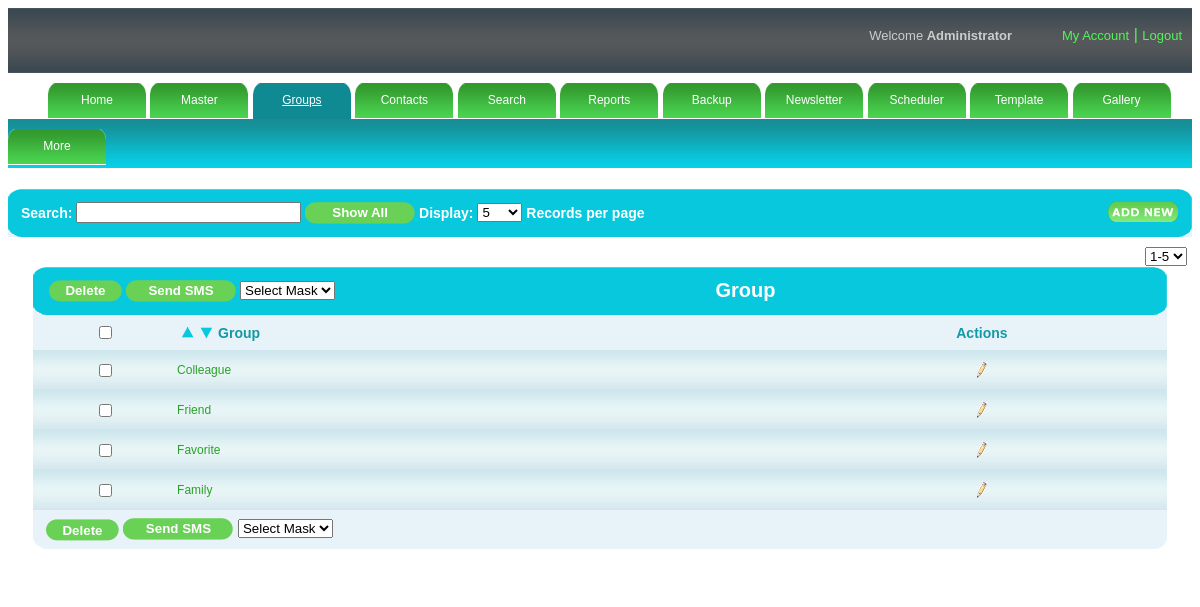
Screenshot of /admin/group.php (signed in) with the database file from the repository.
### tables this page shows
CREATE TABLE IF NOT EXISTS `setting` (
  `rpp` varchar(100) NOT NULL,
  `eid` varchar(100) NOT NULL,
  `mask` varchar(500) NOT NULL
);

CREATE TABLE IF NOT EXISTS `groups` (
  `group_id` int(11) NOT NULL AUTO_INCREMENT,
  `group_name` varchar(100) NOT NULL,
  PRIMARY KEY (`group_id`)
);

### admin/rights.php (called while the page is built, shortened)
<?php
$s="select * from sysadmin where username='".$_SESSION['user']."'";
$rs=mysql_query($s);
$p=mysql_fetch_array($rs);
$subrights=explode(",",$p['subrights']);
?>

### admin/group.php (the view, shortened to what this page needs)
<!DOCTYPE html PUBLIC "-//W3C//DTD XHTML 1.0 Transitional//EN" "http://www.w3.org/TR/xhtml1/DTD/xhtml1-transitional.dtd">
<html xmlns="http://www.w3.org/1999/xhtml">
<head>
<link href="style.css" rel="stylesheet" media="screen" /><script type="text/javascript" src="validation.js"></script>
<link rel="stylesheet" type="text/css" href="highslide.css"/>
<link rel="stylesheet" type="text/css" href="mouseovertabs.css" />
</head>
<body>
<?php include("header.php");?>
<?php include("menu.php");?>
<div id="submenu" >
</div>
<div id="maincontent">
    <div id="searchbar">
    <table border="0" cellpadding="0" cellspacing="0" width="100%">
        <tr>
        <td colspan="5">
            <table width="100%" cellpadding="0" cellspacing="0" border="0">
            <tr>
                <th><img src="images/tableheadleft.png" /></th>
                <th class="thbackground12" width="100%">Search:
                <input type="text" size="25" id="txtsearch" name="txtsearch" value="" onKeyUp="javascript:tsearch()"  />
                <input type="button"  value="Show All" class="regbtn1" size="40" onclick="javascript:showall();" class="regbtn1" />
                Display:
                    <select onchange="recperpage()" id="sel_limit">
                    <?php
						$sql="select * from setting";
						$res=mysql_query($sql);
						$row1=mysql_fetch_array($res);
						$a=$row1[0];
						$a=explode(",",$a);
						for($i=0;$i<count($a);$i++)
						{
						?>
                   <option value="<?php echo $a[$i];?>"><?php echo $a[$i];?></option>
        <?php } ?>
                    </select>
                    Records per page
                      <?php
		$flag=0;
		include("rights.php");
		for($i=0;$i<count($subrights);$i++)
		{
			if($subrights[$i]=="3.1")
			{
				$flag=1;
			}
		}
		if($flag==1)
		{
	?>
                <div class="floatright"><a onclick="javascript:addrecord();"><img src="images/addnew.png"  class="noborder"/></a></div>
   <?php } ?>
                </th>
                <th><img src="images/tableheadright.png" /></th>
            </tr>
            </table>
            </td>
        </tr>
       </table>
    </div>
    <div id="content">
	<?php include_once("paginggroup.php");?>
    </div>
<div id="blank"></div>
</body>
</html>

### admin/group_content.php (shortened to what this page needs)
<div id="table">
    	<table border="0" cellpadding="0" cellspacing="0" width="100%">
        <tr>
        <td colspan="5">
            <table width="100%" cellpadding="0" cellspacing="0" border="0">
            <tr>
                <th><img src="images/tableheadleft.png" /></th>
                <th class="thbackground"  align="left">
                <table>
                <tr><td>
                      <?php
				$flag=0;
				include("rights.php");
				for($i=0;$i<count($subrights);$i++)
				{
					if($subrights[$i]=="3.3")
					{
						$flag=1;
					}
				}
				if($flag==1)
				{?>
                  <input type="button" onClick="javascript:mdelete(<?php echo $page-1; ?>,<?php echo $page_no_start; ?>,0,<?php echo $lastpage; ?>,<?php echo $last_page_rec; ?>,<?php echo $rec_limit; ?>);" value="Delete" class="regbtn"><?php } ?></td>
                  <td>
                  <input type="button" onClick="return hs.htmlExpand(this, { headingText: 'Send SMS' })" value="Send SMS" class="regbtn1"class="regbtn"/>
        </td>
                         <td>
                         <select id="sel_mask">
        <option value="0">Select Mask</option>
    </select></td></tr></table></th>
           <th class="thbackground" width="100%"> Group
                </th>
                <th><img src="images/tableheadright.png" /></th>
            </tr>
            </table>
            </td>
        </tr>
        <tr>
        <td class="tabletitle"><input type="checkbox" name="check" id="check"  onclick="checkall_none();"/></td>
            <td class="tabletitle">
            <table>
             		<tr>
              			<td><a onclick="desc(<?php echo $page-1; ?>,<?php echo $page_no_start; ?>,0,<?php echo $lastpage; ?>,<?php echo $last_page_rec; ?>,<?php echo $rec_limit; ?>)"><img src="images/up.png" height="15" width="15" title="Descending" /></a></td>
                        <td><a onclick="asc(<?php echo $page-1; ?>,<?php echo $page_no_start; ?>,0,<?php echo $lastpage; ?>,<?php echo $last_page_rec; ?>,<?php echo $rec_limit; ?>)"><img src="images/down.png" height="15" width="15" title="Ascending"/></a></td>
              			<td>Group</td>
              	</tr>
             	</table>
            </td>
            <td class="tabletitle">Actions</td>
        </tr>
            <?php
			if(isset($_GET['search']))
			{
				$search=$_GET['search'];
			}
			else
			{
				$search="";
			}
			if(isset($_GET['order']))
			{
				$sql ="select a.group_id,a.group_name from (select group_id,group_name from groups where group_name like '%".$search."%' limit $offset,$rec_limit) a order by group_name ".$_GET['order'] ;
			}
			else
			{
				$sql ="select * from groups where group_name like '%".$search."%' limit $offset,$rec_limit" ;
			}
			$res = mysql_query($sql);
			while($row = mysql_fetch_object($res))
			{
			?>
			<tr>
        	<td class="tdbg"><input type="checkbox" name="C1_<?php echo $row->group_id;?>" id="C1_<?php echo $row->group_id;?>"/></td>
            <?php if(isset($_GET['op']) )
					{
						if($_GET['op']=="update")
						{
							if($_GET['id']==$row->group_id)
							{
			   ?>
            <td class="tdbg1"><table><tr><td><input type="text" class="txtedit" value="<?php echo stripslashes($row->group_name);?>" id="txtgroup" onkeypress="javascript:group_edit_oe(<?php echo $_REQUEST['id']; ?>,<?php echo $page-1; ?>,<?php echo $page_no_start; ?>,0,<?php echo $lastpage; ?>,<?php echo $last_page_rec; ?>,<?php echo $rec_limit; ?>,event,'<?php if(isset($_GET['order'])){echo $_GET['order'];}else{ echo "0";} ?>');"/></td><td><div id="d_group_name"><?php if(isset($err1))
							{
								echo "<font color='red'>Duplicate Group...</font>";
							}
				?></div></td></tr></table></td>
                <td class="tdbg">
                <table align="center" cellpadding="5" cellspacing="5">
                <tr>
                	<td class="tdaction">
            <div align="center"><a onClick="javascript:group_edit(<?php echo $_REQUEST['id']; ?>,<?php echo $page-1; ?>,<?php echo $page_no_start; ?>,0,<?php echo $lastpage; ?>,<?php echo $last_page_rec; ?>,<?php echo $rec_limit; ?>,'<?php if(isset($_GET['order'])){echo $_GET['order'];}else{ echo "0";} ?>');" ><img src="images/success.gif" title="Save"/></a></div>
            		</td>
               	</tr>
                </table>
                </td>
             <?php 			}
			  				else
							{?>
             <td class="tdbg1"><?php echo stripslashes($row->group_name);?></td>
                <td class="tdbg">
            	<table align="center" cellpadding="5" cellspacing="5">
                <tr>
                	<td class="tdaction">
                    <?php
				$flag=0;
				include("rights.php");
				for($i=0;$i<count($subrights);$i++)
				{
					if($subrights[$i]=="3.2")
					{
						$flag=1;
					}
				}
				if($flag==1)
				{?>
                   <div align="center"><a onClick="javascript:update(<?php echo $row->group_id;?>,<?php echo $page-1; ?>,<?php echo $page_no_start; ?>,0,<?php echo $lastpage; ?>,<?php echo $last_page_rec; ?>,<?php echo $rec_limit; ?>,'<?php if(isset($_GET['order'])){echo $_GET['order'];}else{ echo "0";} ?>')"><img src="images/edit-icon.png" title="Edit"/></a></div> <?php } ?>
                   </td>
                </tr>
                </table>
                </td>
                <?php }
						}
						else
						{	?>
                       <td class="tdbg1">  <?php echo stripslashes($row->group_name);?></td>
                 <td class="tdbg">
                <table align="center" cellpadding="5" cellspacing="5">
                <tr>
                	<td class="tdaction">
            <?php
				$flag=0;
				include("rights.php");
				for($i=0;$i<count($subrights);$i++)
				{
					if($subrights[$i]=="3.2")
					{
						$flag=1;
					}
				}
				if($flag==1)
				{?>
               <div align="center"><a onClick="javascript:update(<?php echo $row->group_id;?>,<?php echo $page-1; ?>,<?php echo $page_no_start; ?>,0,<?php echo $lastpage; ?>,<?php echo $last_page_rec; ?>,<?php echo $rec_limit; ?>,'<?php if(isset($_GET['order'])){echo $_GET['order'];}else{ echo "0";} ?>')"><img src="images/edit-icon.png" title="Edit"/></a></div>  <?php } ?></td>  </tr>
                </table></td>
                <?php
							}
						}
			  			else
						{
						?>
             <td class="tdbg1"> <?php echo stripslashes($row->group_name);?></td>
                 <td class="tdbg">
                 <table align="center" cellpadding="5" cellspacing="5">
                <tr>
                	<td class="tdaction">
           <?php
				$flag=0;
				include("rights.php");
				for($i=0;$i<count($subrights);$i++)
				{
					if($subrights[$i]=="3.2")
					{
						$flag=1;
					}
				}
				if($flag==1)
				{?>
               <div align="center"><a onClick="javascript:update(<?php echo $row->group_id;?>,<?php echo $page-1; ?>,<?php echo $page_no_start; ?>,0,<?php echo $lastpage; ?>,<?php echo $last_page_rec; ?>,<?php echo $rec_limit; ?>,'<?php if(isset($_GET['order'])){echo $_GET['order'];}else{ echo "0";} ?>')"><img src="images/edit-icon.png" title="Edit"/></a></div> <?php } ?> </td>  </tr>
                </table></td>
                 <?php } ?>
        </tr>
        <?php }?>
        <tr>
        <td colspan="3">
            <table width="100%" cellpadding="0" cellspacing="0" border="0">
            <tr>
                <th><img src="images/tablefootright.png" /></th>
                <th class="thbackground1" width="100%" align="left">
                     <?php
				$flag=0;
				include("rights.php");
				for($i=0;$i<count($subrights);$i++)
				{
					if($subrights[$i]=="3.3")
					{
						$flag=1;
					}
				}
				if($flag==1)
				{?>
                  <input type="button" onClick="javascript:mdelete(<?php echo $page-1; ?>,<?php echo $page_no_start; ?>,0,<?php echo $lastpage; ?>,<?php echo $last_page_rec; ?>,<?php echo $rec_limit; ?>);" value="Delete" class="regbtn" class="regbtn"><?php } ?>
                  <input type="button" onClick="return hs.htmlExpand(this, { headingText: 'Send SMS' })" value="Send SMS" class="regbtn1"class="regbtn"/>
                         <select id="sel_mask">
        <option value="0">Select Mask</option>
    </select>
                </th>
                <th><img src="images/tablefootleft.png" /></th>
            </tr>
            </table>
        </td>
        </tr>
        </table>
    </div>
</div>

### admin/style.css (style rules this page uses)
body { font-family:Verdana, Arial, Helvetica, sans-serif; }
.regbtn { background:url(images/btn.png) no-repeat; border:none; color:#FFFFFF; width:73px; font-weight:bolder; height:22px; vertical-align:text-top; }
.regbtn1 { background:url(images/btn1.png) no-repeat; border:none; color:#FFFFFF; width:110px; font-weight:bolder; height:22px; }
.tdbg { background:url(images/tdbg.png); height:40px; border:none; color:#1499a4; font-size:12px; text-align:center; }
.tdbg1 { background:url(images/tdbg.png); height:40px; border:none; color:#28a227; font-size:12px; text-align:left; }
.tdaction a img { border:none; }
#submenu { background:url(images/submenu.png); width:auto; height:49px; }
#content { margin:auto; background-color:#FFFFFF; width:auto; padding-top:10px; }
#maincontent { z-index:99; margin:auto; background-color:#FFFFFF; width:auto; padding-top:20px; }
.thbackground { background:url(images/tablehead.png); border:none; color:#FFFFFF; font-size:20px; text-align:center; }
.thbackground12 { background:url(images/tablehead.png); border:none; color:#FFFFFF; font-size:14px; text-align:left; }
.thbackground1 { background-color:#e8f3f9; }
#table { padding-left:25px; padding-top:15px; padding-right:25px; }
.noborder { border:none; }
.tabletitle { color:#1499a4; font-size:14px; font-weight:bold; text-align:center; height:35px; background-color:#e8f3f9; }
#blank { height:30px; width:auto; background-color:#FFFFFF; }
.floatright { float:right; }

### rows the page displays
setting: rpp "5"
groups: group_name "Colleague"
groups: group_name "Friend"
groups: group_name "Favorite"
groups: group_name "Family"

### other values shown
form field value "1-5"
